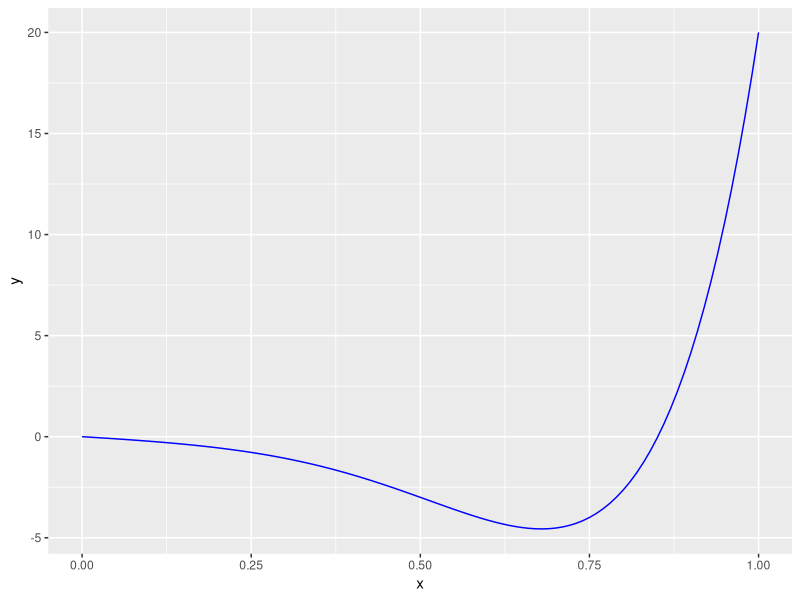

The R script that drew this image:
library(tidyverse)

wald <- c(400,320,32,20,4,2,2)

# wald <- tibble(N = 400, Si = c(320,32,20,4,2,2))
# wald <- wald %>%
#   mutate(
#     S = sum(Si),
#     D = N - S,
#     si = Si/N
#     )


waldQ <- function(data){

  n <- length(data)
  pz <- polyroot(c(-data[n:3],data[1]-data[2]))
  id <- (abs(Im(pz))<0.005)
  q <- Re(pz[id])
  return(q)

}

waldD <- function(data){

  n <- length(data)
  q <- waldQ(data)
  p <- 1-q

  D <- rep(0,n-1)

  for (i in 2:(n-1)) {

    D[i] <- p*(data[1]-sum(data[2:i])-sum(D[2:i]))

  }

  return(D)

}

D <- waldD(wald)

polynome <- function(x,data){

  n <- length(data)
  coeff <- c(-data[n:3],data[1]-data[2])
  result <- 0
  for (i in 1:length(coeff)){

    result <- result + coeff[i]*x^i

  }

  return(result)

}


ggplot(data = data.frame(x = c(0,1)), aes(x))+
  stat_function(fun = polynome,
                args = list(data = wald),
                geom = "line",
                colour = "blue")



wald <- tibble(
  id = seq(0,5),
  Si = c(320,32,20,4,2,2),
  N = 400
)
wald <- wald %>%
  mutate(
    S = sum(Si),
    D = N - S
  )
